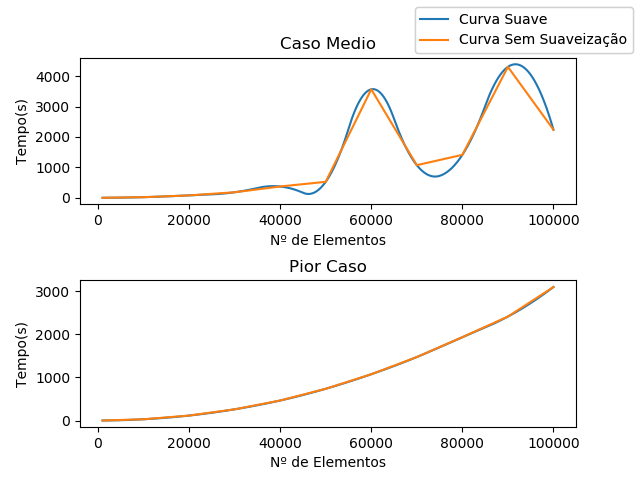

Reproduce this figure in Python.
import matplotlib.pyplot as plt
from random import randint
import timeit
import numpy as np
import scipy.interpolate as interpolate
from threading import Thread

def desenhaGraficoSuave(x,y,l, n, xl = "Nº de Elementos", yl = "Tempo(s)"):
    xnew = np.linspace(min(x), max(x), 10 * (max(x) - min(x)))
    a, b, c = interpolate.splrep(x, y, s=0, k=2)
    suave = interpolate.BSpline(a, b, c, extrapolate=False)
    plt.subplot(n)
    plt.plot(xnew, suave(xnew), label="Curva Suave")
    plt.plot(x,y, label="Curva Sem Suaveização")
    plt.legend(bbox_to_anchor=(1, 1),bbox_transform=plt.gcf().transFigure)
    plt.ylabel(yl)
    plt.xlabel(xl)
    plt.title(l, fontsize=12)
    

def geraLista(tam):
    lista = []
    while(len(lista) < tam):
        n = randint(1,100)
        lista.append(n)
        #if n not in lista: lista.append(n)
    return lista

def listaCrescente(tam):
    lista = []
    for i in range(tam):
        lista.append(i+1)
    return lista

def listaDecrescente(tam):
    lista =[]
    while (tam > 0):
        lista.append(tam)
        tam = tam-1
    return lista

def ordena(vector):
    tam = len(vector)
    while(tam > 1):
        troca = False
        x = 0
        while(x < (tam-1)):
            if(vector[x] > vector[x+1]):
                troca = True
                aux= vector[x]
                vector[x] = vector[x+1]
                vector[x+1] = aux
            x +=1
        if not troca:
            break
        tam -= 1

    return vector

nums = [1000,10000,20000,30000,40000,50000,60000,70000,80000,90000,100000]

def casoMedio(nums1):
	nums = nums1
	time = []
	for r in nums:
	    print(r)
	    vector = geraLista(r)
	    tempo = timeit.timeit("ordena({})".format(vector),setup="from __main__ import ordena",number=1)
	    time.append(tempo)

	desenhaGraficoSuave(nums, time,'Caso Medio',211, "Nº de Elementos", "Tempo(s)")

def piorCaso(nums1):
	nums=nums1
	time1=[]
	for r in nums:
		print (r)
		vector1 = listaDecrescente(r)
		tempo = timeit.timeit("ordena({})".format(vector1),setup="from __main__ import ordena",number=1)
		time1.append(tempo)

	desenhaGraficoSuave(nums, time1, 'Pior Caso',212, "Nº de Elementos", "Tempo(s)")


casoMedio(nums)
piorCaso(nums)
plt.show()
